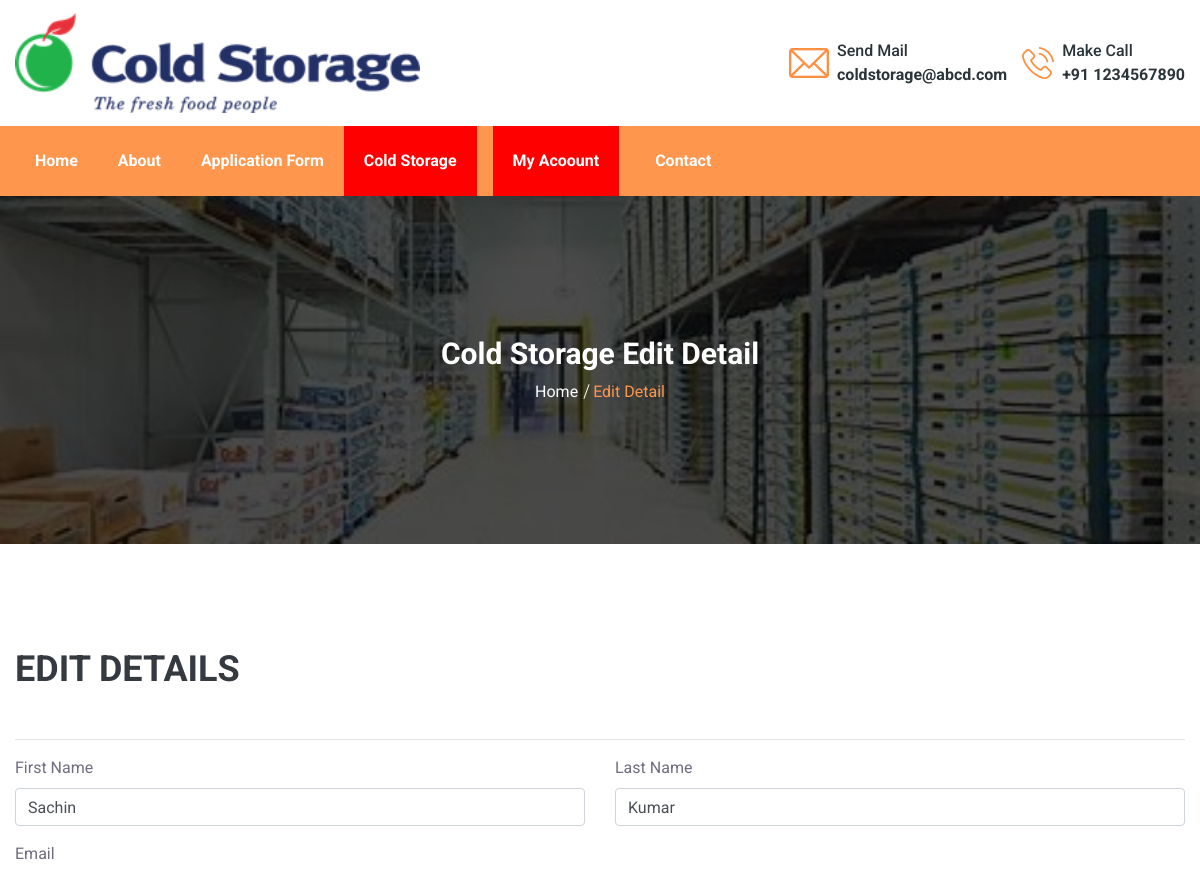
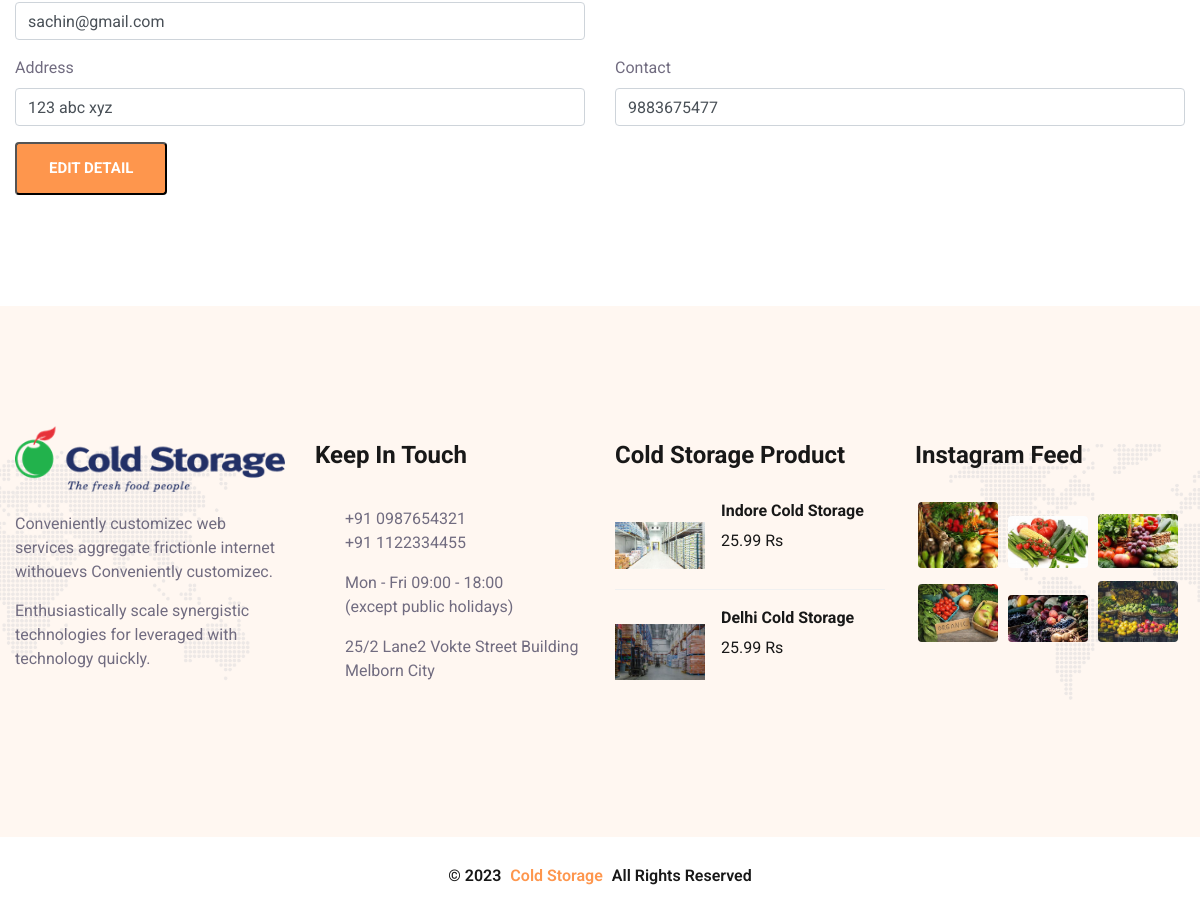
/edit_user/ (signed in), run on the app's committed database (2 pictures, top to bottom).
### ColdStorage/models.py (models this page shows, shortened)
class UserProfile(models.Model):
    user = models.ForeignKey(User, on_delete=models.CASCADE, null=True)
    contact = models.CharField(max_length=100, null=True)
    address = models.CharField(max_length=100, null=True)
    regDate=models.DateTimeField(auto_now=True,null=True)

### ColdStorage/views.py (the view, shortened to what this page needs)
# urls.py: path('edit_user/', edit_user, name='edit_user'),
@login_required(login_url='/login/')
def edit_user(request):
    user=UserProfile.objects.get(user=request.user)
    return render(request,'edit_user.html',locals())

### ColdStorage/templates/edit_user.html (shortened to what this page needs)
{% extends 'index.html' %}
{% load static %}
{% block body %}
	<section class="page-header bg_img padding-tb">
			<div class="overlay"></div>
			<div class="container">
				<div class="page-header-content-area">
					<h4 class="ph-title">Cold Storage Edit Detail</h4>
					<ul class="lab-ul">
						<li><a href="index.html">Home</a></li>
						<li><a class="active">Edit Detail</a></li>
					</ul>
				</div>
			</div>
		</section>
			<section class="logins py-5">
		<div class="container py-xl-5 py-lg-3">
			<div class="title-section mb-md-5 mb-4">
				<h3 class="w3ls-title text-uppercase text-dark font-weight-bold">Edit Details</h3>
			</div><hr/>
			<div class="login px-sm-12" style="width:100%">
				<form action="" method="post" enctype="multipart/form-data">
					<div class="form-group row">
						<div class="col-md-6">
						<label>First Name</label>
						<input type="text" class="form-control" name="fname" placeholder="First Name" required="" value="{{user.user.first_name}}">
						</div>
						<div class="col-md-6">
						<label>Last Name</label>
						<input type="text" class="form-control" name="lname" placeholder="Last Name" required="" value="{{user.user.last_name}}">
						</div>
					</div>
					<div class="form-group row">
						<div class="col-md-6">
						<label>Email</label>
						<input type="email" class="form-control" name="email" placeholder="Enter Email" required="" value="{{user.user.email}}">
						</div>
					</div>
					<div class="form-group row">
						<div class="col-md-6">
						<label class="mb-2">Address</label>
						<input type="text" class="form-control" name="address" id="password1" placeholder="Enter Address" required="" value="{{user.address}}">
						</div>
						<div class="col-md-6">
						<label>Contact</label>
						<input type="text" class="form-control" name="contact" placeholder="Enter Contact" required="" value="{{user.contact}}">
						</div>
					</div>
			<button type="submit" class="lab-btn">
				<span>Edit Detail</span>
			</button>
				</form>
			</div>
		</div>
	</section>
{% endblock %}

### data on the page
UserProfile: fname "Sachin", lname "Kumar", email "sachin@gmail.com", address "123 abc xyz", contact "9883675477"
